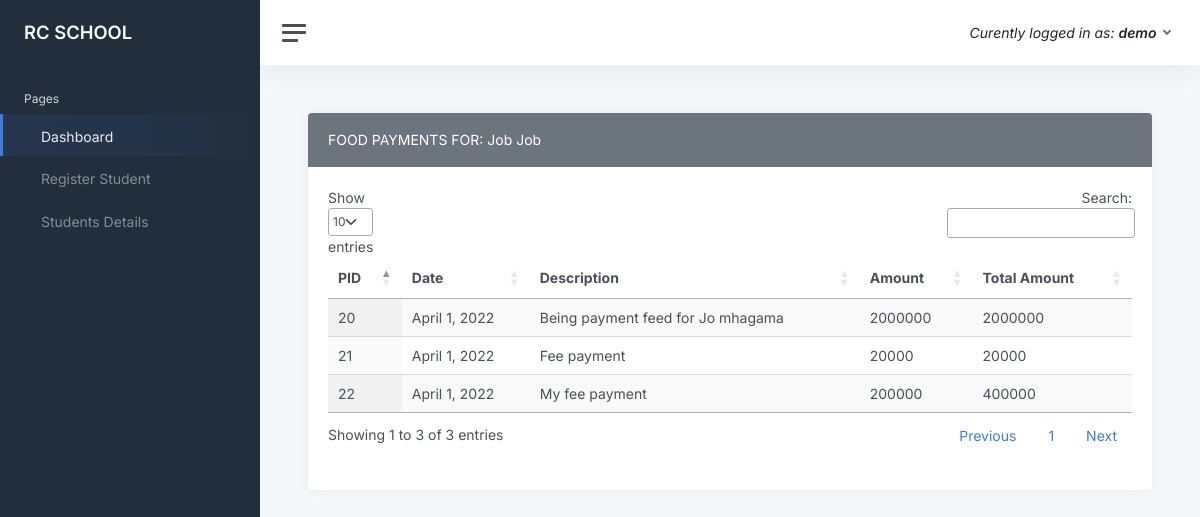
The page /headmaster/studentfood/4 (signed in) on the database its author committed.
### users/models.py (models this page shows, shortened)
class User(AbstractUser):
    is_acc= models.BooleanField(max_length=10,default=False)
    is_hm =models.BooleanField(max_length=10,default=False)

### Headmaster/models.py (models this page shows, shortened)
class Student(models.Model):
    First_Name=models.CharField(default="eg Alex",max_length=20)
    Middle_Name=models.CharField(default="James",max_length=20)
    Last_Name=models.CharField(default="Mtaho",max_length=20)
    Parent_Name =models.CharField(default="Alex",max_length=20)
    Parent_Occupation=models.CharField(default="eg.Mkulima",max_length=20)
    parent_Education=models.CharField(default="standard seven",max_length=20)
    ParentAddress=models.CharField(default="Dodoma",max_length=20)
    Birthd_Date=models.DateField()
    Local=models.CharField(default="mtaa",max_length=20)
    Description=models.TextField(default="Description related to a kid",max_length=20)
    Nida_Number=models.CharField(default="7838373388UD",max_length=20)
    Birthd_Certificate=models.CharField(default="8383773738WJJJW",max_length=20)
    phone=models.CharField(default="0786976118",max_length=20)

### Accountant/models.py (models this page shows, shortened)
class StudentFoodFee(models.Model):
     student =models.ForeignKey(Student,on_delete=models.CASCADE)
     date=models.DateField(auto_now_add=True)
     description=models.TextField(max_length=2000)
     amount=models.IntegerField()
     totalAmount=models.IntegerField(null=True)

### Headmaster/views.py (the view)
# urls.py: path("studentfood/<int:pk>",views.FoodDetailView.as_view(),name="student_food_detail"),
@method_decorator(login_required, name='dispatch')
class FoodDetailView(TemplateView):
        template_name= "headmaster/student_food_details.html"
        def get_context_data(self, **kwargs):
            context = super().get_context_data(**kwargs)
            id = self.kwargs["pk"]
            context["student"]=Student.objects.filter(pk=id)
            context["payments"] = StudentFoodFee.objects.filter(student_id=id)
            return context

### templates/headmaster/student_food_details.html (shortened to what this page needs)
{% extends 'headmaster/layout.html'%}
{% block content %}
<link rel="stylesheet" type="text/css" href="https://cdn.datatables.net/1.11.5/css/jquery.dataTables.css">
<div class="row">
    <div class="col-12">
        <div class="card">
            <div class="card-header bg-secondary text-white">
                {%for Student in student%}
             FOOD PAYMENTS FOR:  {{Student.First_Name}} {{Student.Last_Name}}
         {%endfor%}
            </div>
            <div class="card-body">
                <table id="table_id" class="display">
                    <thead>
                        <tr>
                            <th>PID</th>
                            <th>Date</th>
                            <th>Description</th>
                            <th>Amount</th>
                            <th>Total Amount</th>
                        </tr>
                    </thead>
                    <tbody>
                     {% for payment in payments%}
                        <tr>
                            <td>
                                {{ payment.id}}
                            </td>
                            <td>
                                {{ payment.date}}
                            </td>
                            <td>
                                {{ payment.description}}
                            </td>
                            <td>
                                {{ payment.amount}}
                            </td>
                            <td>
                                {{ payment.totalAmount}}
                            </td>
                        </tr>
                        {%endfor%}
                    </tbody>
                </table>
            </div>
        </div>
    </div>
</div>
{% endblock content%}

### templates/headmaster/layout.html (shortened to what this page needs)
<!DOCTYPE html>
<html lang="en">
{% load static %}
<head>
	<link href="{% static '/panel/static/css/app.css' %}" rel="stylesheet">
</head>
<body>
	<div class="wrapper">
		<nav id="sidebar" class="sidebar js-sidebar">
			<div class="sidebar-content js-simplebar">
				<a class="sidebar-brand" href="index.html">
          <span class="align-middle">RC SCHOOL</span>
        </a>
				<ul class="sidebar-nav">
					<li class="sidebar-header">
						Pages
					</li>
					<li class="sidebar-item active">
						<a class="sidebar-link" href="{% url "headmaster_dashbaord" %}">
               <span class="align-middle">Dashboard</span>
            </a>
					</li>
					<li class="sidebar-item">
						<a class="sidebar-link" href="{% url 'newstudentt' %}">
               <span class="align-middle">Register Student</span>
            </a>
					</li>
					<li class="sidebar-item">
						<a class="sidebar-link" href="{% url 'Student_list' %}">
               <span class="align-middle">Students Details</span>
            </a>
					</li>
				</ul>
			</div>
		</nav>
		<div class="main">
			<nav class="navbar navbar-expand navbar-light navbar-bg">
				<a class="sidebar-toggle js-sidebar-toggle">
					<i class="hamburger align-self-center"></i>
				</a>
				<div class="navbar-collapse collapse">
					<ul class="navbar-nav navbar-align">
						<li class="nav-item dropdown">
							<a class="nav-link dropdown-toggle d-none d-sm-inline-block" href="#"
								data-bs-toggle="dropdown">
							 <span class="text-dark"><i>Curently logged in as: <b>{{request.user}}</b></i></span>
							</a>
						</li>
					</ul>
				</div>
			</nav>
	<main class="content">
				<div class="container-fluid p-0">
                      {%block content%}
                      {%endblock content%}
			</main
            </div>
</div>
</body>
</html>

### rows shown on the page
User: user "demo"
Student: First_Name "Job", Last_Name "Job"
StudentFoodFee: id "20", date "April 1, 2022", description "Being payment feed for Jo mhagama", amount "2000000", totalAmount "2000000"
StudentFoodFee: id "21", date "April 1, 2022", description "Fee payment", amount "20000", totalAmount "20000"
StudentFoodFee: id "22", date "April 1, 2022", description "My fee payment", amount "200000", totalAmount "400000"
